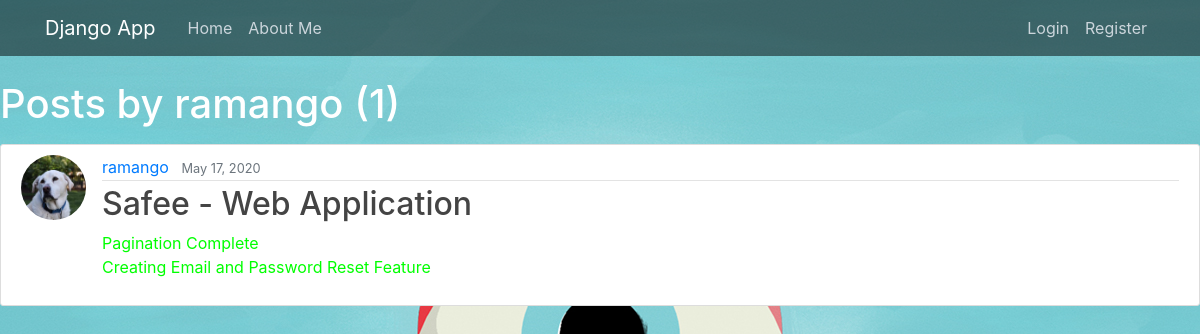
Page /user/ramango on the earlier database version.
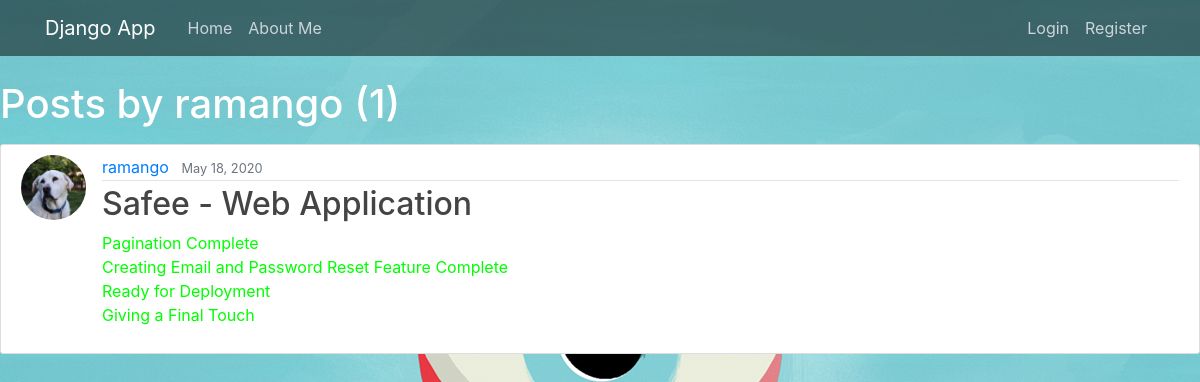
Same page on the later database version.
### safee/models.py (models this page shows, shortened)
class Post(models.Model):
    title = models.CharField(max_length=100)
    content = models.TextField()
    date_posted = models.DateTimeField(default=timezone.now)
    author = models.ForeignKey(User, on_delete=models.CASCADE)

### users/models.py (models this page shows, shortened)
class Profile(models.Model):
    user = models.OneToOneField(User, on_delete=models.CASCADE)
    image = models.ImageField(default='default.jpg', upload_to='profile_pics')

### safee/views.py (the view)
# urls.py: path('user/<str:username>', UserPostListView.as_view(), name='user-posts'),
class UserPostListView(ListView):
    model = Post
    template_name = 'safee/user_posts.html'  # <app>/<model>_<viewtype>.html
    context_object_name = 'posts'
    paginate_by = 1
    def get_queryset(self):
        user = get_object_or_404(User, username=self.kwargs.get('username'))
        return Post.objects.filter(author=user).order_by('-date_posted')

### safee/templates/safee/user_posts.html (shortened to what this page needs)
{% extends "safee/base.html" %}
{% block content %}
    <h1 class="mb-3">Posts by {{ view.kwargs.username }} ({{ page_obj.paginator.count }})</h1>
    {% for post in posts %}
        <article class="media content-section">
          <img class="rounded-circle article-img" src="{{ post.author.profile.image.url }}">
          <div class="media-body">
            <div class="article-metadata">
              <a class="mr-2" href="{% url 'user-posts' post.author.username %}">{{ post.author }}</a>
              <small class="text-muted">{{ post.date_posted|date:"F d, Y" }}</small>
            </div>
            <h2><a class="article-title" href="{% url 'post-detail' post.id %}">{{ post.title }}</a></h2>
            <p class="article-content">{{ post.content }}</p>
          </div>
        </article>
    {% endfor %}
{% endblock content %}

Differences in the rows shown:
changed Post "Safee - Web Application": date_posted "May 17, 2020" → "May 18, 2020"; content "Pagination Complete Creating Email and Password Reset Feature" → "Pagination Complete Creating Email and Password Reset Feature Complete Ready for Deployment Giving a Final Touch"
